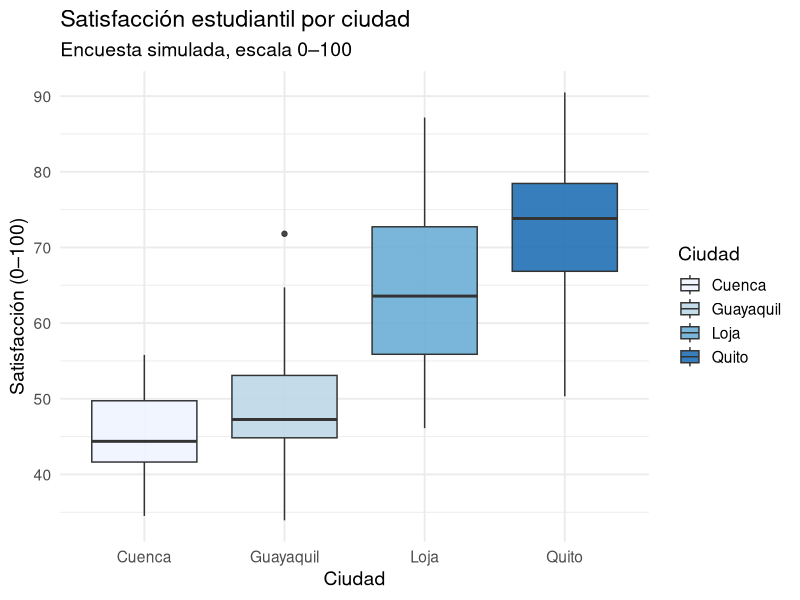
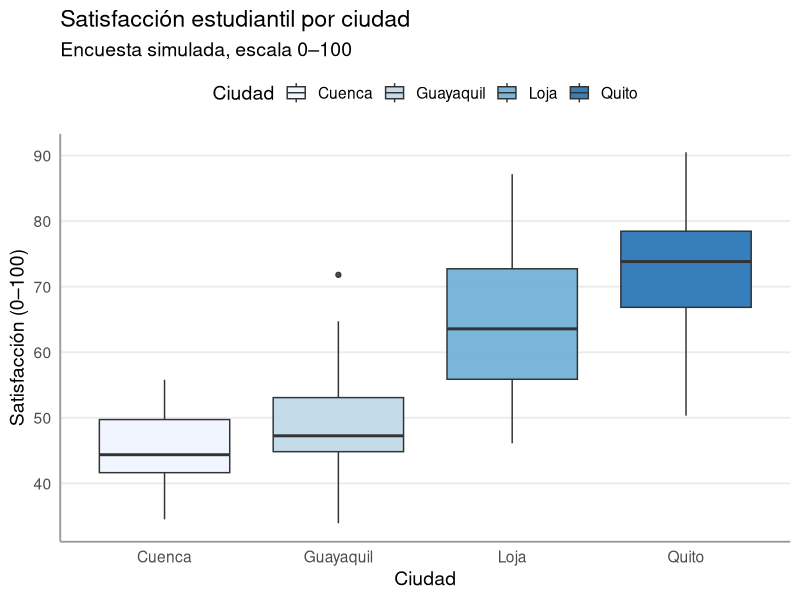
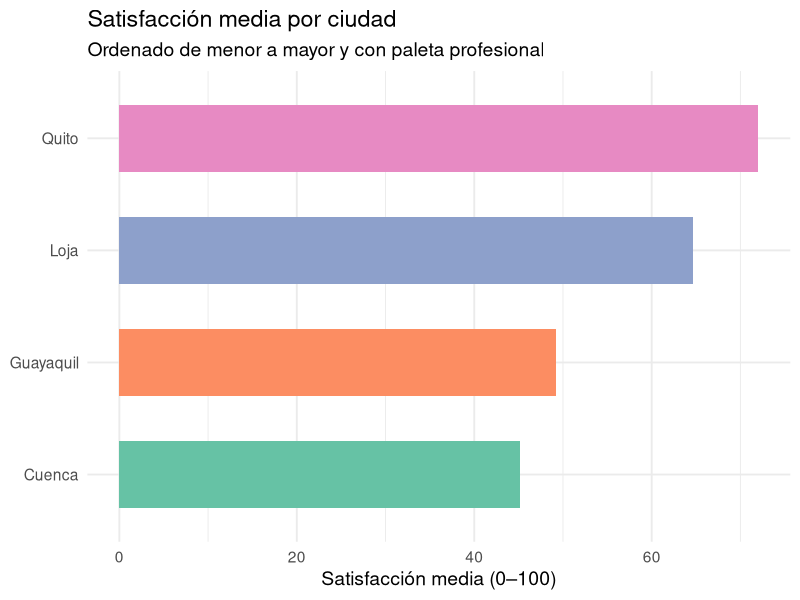
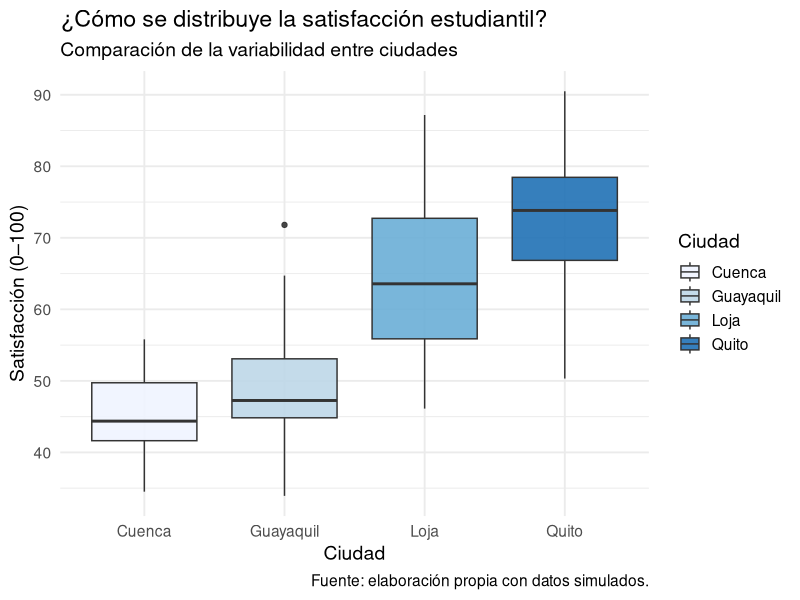
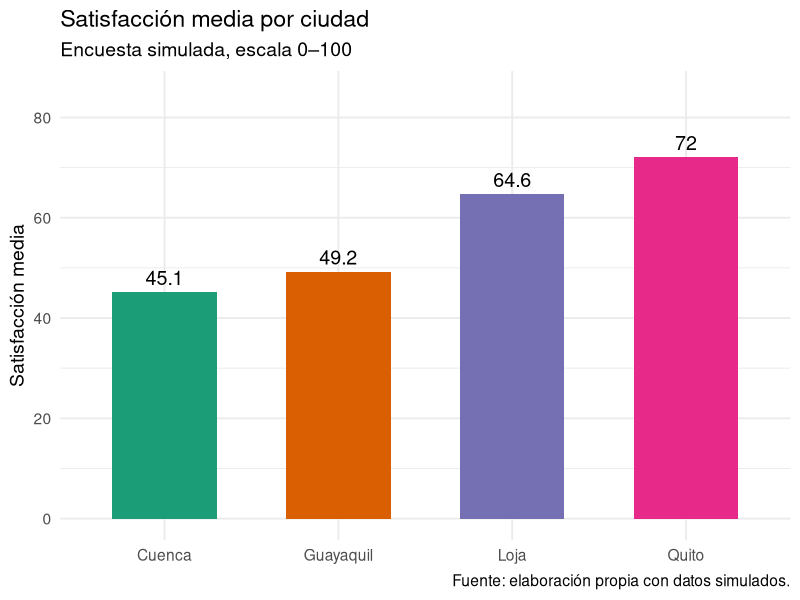

Reproduce these figures in R, in order.
## ---- chunk 1
#| label: tema
#| message: false
library(ggplot2)
library(dplyr)

set.seed(7)
datos <- data.frame(
  ciudad = rep(c("Loja", "Cuenca", "Quito", "Guayaquil"), each = 25),
  satisfaccion = c(rnorm(25, 60, 10), rnorm(25, 45, 8), rnorm(25, 70, 12), rnorm(25, 50, 9))
)
## ---- chunk 2
#| label: tema-plot
p <- datos |>
  ggplot(aes(x = ciudad, y = satisfaccion, fill = ciudad)) +
  geom_boxplot(alpha = 0.9) +
  scale_fill_brewer(palette = "Blues") +
  labs(title = "Satisfacción estudiantil por ciudad",
       subtitle = "Encuesta simulada, escala 0–100",
       x = "Ciudad", y = "Satisfacción (0–100)",
       fill = "Ciudad") +
  theme_minimal(base_size = 14)

p
## ---- chunk 3
#| label: limpio
p +
  theme(
    panel.grid.minor = element_blank(),
    panel.grid.major.x = element_blank(),
    axis.line = element_line(color = "grey60"),
    legend.position = "top"
  )
## ---- chunk 4
#| label: colores
datos |>
  group_by(ciudad) |>
  summarise(media = mean(satisfaccion)) |>
  ggplot(aes(x = reorder(ciudad, media), y = media, fill = ciudad)) +
  geom_col(width = 0.6) +
  scale_fill_brewer(palette = "Set2") +
  coord_flip() +
  labs(title = "Satisfacción media por ciudad",
       subtitle = "Ordenado de menor a mayor y con paleta profesional",
       x = NULL, y = "Satisfacción media (0–100)") +
  theme_minimal(base_size = 14) +
  theme(legend.position = "none")
## ---- chunk 5
#| label: labs
p +
  labs(
    title = "¿Cómo se distribuye la satisfacción estudiantil?",
    subtitle = "Comparación de la variabilidad entre ciudades",
    caption = "Fuente: elaboración propia con datos simulados."
  )
## ---- chunk 6
#| label: anota
datos |>
  group_by(ciudad) |>
  summarise(media = mean(satisfaccion)) |>
  ggplot(aes(x = ciudad, y = media, fill = ciudad)) +
  geom_col(width = 0.6) +
  geom_text(aes(label = round(media, 1)), vjust = -0.5, size = 5) +
  scale_fill_brewer(palette = "Dark2") +
  coord_cartesian(ylim = c(0, 85)) +
  labs(title = "Satisfacción media por ciudad",
       subtitle = "Encuesta simulada, escala 0–100",
       x = NULL, y = "Satisfacción media",
       caption = "Fuente: elaboración propia con datos simulados.") +
  theme_minimal(base_size = 14) +
  theme(legend.position = "none")
